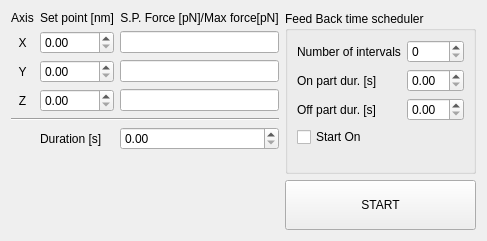
          <widget class="QWidget" name="stdExpPage">
           <attribute name="title">
            <string>Standard experiment</string>
           </attribute>
           <layout class="QHBoxLayout" name="stdExpHor" stretch="3,2">
            <item>
             <layout class="QGridLayout" name="stdExpConfigGrid" rowstretch="1,1,1,1,1,0,0,0" columnstretch="1,2,2">
              <item row="5" column="2">
               <widget class="QDoubleSpinBox" name="stdExpDurNumDbl"/>
              </item>
              <item row="4" column="0" colspan="3">
               <widget class="Line" name="line">
                <property name="orientation">
                 <enum>Qt::Horizontal</enum>
                </property>
               </widget>
              </item>
              <item row="1" column="0">
               <widget class="QLabel" name="stdExpXLab">
                <property name="font">
                 <font>
                  <underline>false</underline>
                 </font>
                </property>
                <property name="text">
                 <string>X</string>
                </property>
                <property name="alignment">
                 <set>Qt::AlignCenter</set>
                </property>
               </widget>
              </item>
              <item row="0" column="1">
               <widget class="QLabel" name="stdExpSetPointLab">
                <property name="text">
                 <string>Set point [nm]</string>
                </property>
                <property name="alignment">
                 <set>Qt::AlignCenter</set>
                </property>
               </widget>
              </item>
              <item row="1" column="1">
               <widget class="QDoubleSpinBox" name="stdExpXSetPntNumDbl"/>
              </item>
              <item row="0" column="0">
               <widget class="QLabel" name="stdExpAxisLab">
                <property name="text">
                 <string>Axis</string>
                </property>
                <property name="alignment">
                 <set>Qt::AlignCenter</set>
                </property>
               </widget>
              </item>
              <item row="3" column="1">
               <widget class="QDoubleSpinBox" name="stdExpZSetPntNumDbl"/>
              </item>
              <item row="3" column="0">
               <widget class="QLabel" name="stdExpZLab">
                <property name="text">
                 <string>Z</string>
                </property>
                <property name="alignment">
                 <set>Qt::AlignCenter</set>
                </property>
               </widget>
              </item>
              <item row="2" column="2">
               <widget class="QLineEdit" name="stdExpYEqForceVsMaxLine"/>
              </item>
              <item row="1" column="2">
               <widget class="QLineEdit" name="stdExpXEqForceVsMaxLine"/>
              </item>
              <item row="2" column="1">
               <widget class="QDoubleSpinBox" name="stdExpYSetPntNumDbl"/>
              </item>
              <item row="0" column="2">
               <widget class="QLabel" name="stdExpEqForceVsMaxLab">
                <property name="text">
                 <string>S.P. Force [pN]/Max force[pN]</string>
                </property>
                <property name="alignment">
                 <set>Qt::AlignCenter</set>
                </property>
               </widget>
              </item>
              <item row="2" column="0">
               <widget class="QLabel" name="stdExpYLab">
                <property name="text">
                 <string>Y</string>
                </property>
                <property name="alignment">
                 <set>Qt::AlignCenter</set>
                </property>
               </widget>
              </item>
              <item row="3" column="2">
               <widget class="QLineEdit" name="stdExpZEqForceVsMaxLine"/>
              </item>
              <item row="5" column="1">
               <widget class="QLabel" name="stdExpDurLab">
                <property name="text">
                 <string>Duration [s]</string>
                </property>
               </widget>
              </item>
              <item row="6" column="1">
               <spacer name="verticalSpacer_6">
                <property name="orientation">
                 <enum>Qt::Vertical</enum>
                </property>
                <property name="sizeHint" stdset="0">
                 <size>
                  <width>20</width>
                  <height>40</height>
                 </size>
                </property>
               </spacer>
              </item>
              <item row="7" column="1">
               <spacer name="verticalSpacer_7">
                <property name="orientation">
                 <enum>Qt::Vertical</enum>
                </property>
                <property name="sizeHint" stdset="0">
                 <size>
                  <width>20</width>
                  <height>40</height>
                 </size>
                </property>
               </spacer>
              </item>
             </layout>
            </item>
            <item>
             <layout class="QVBoxLayout" name="fbSchedVert" stretch="1,1">
              <item>
               <widget class="QGroupBox" name="fbSchedBox">
                <property name="title">
                 <string>Feed Back time scheduler</string>
                </property>
                <layout class="QFormLayout" name="formLayout_12">
                 <property name="fieldGrowthPolicy">
                  <enum>QFormLayout::AllNonFixedFieldsGrow</enum>
                 </property>
                 <item row="0" column="0">
                  <widget class="QLabel" name="fbSchedNumIntLab">
                   <property name="text">
                    <string>Number of intervals</string>
                   </property>
                  </widget>
                 </item>
                 <item row="0" column="1">
                  <widget class="QSpinBox" name="fbSchedNumIntNum"/>
                 </item>
                 <item row="1" column="0">
                  <widget class="QLabel" name="fbSchedOnDurLab">
                   <property name="text">
                    <string>On part dur. [s]</string>
                   </property>
                  </widget>
                 </item>
                 <item row="1" column="1">
                  <widget class="QDoubleSpinBox" name="fbSchedOnDurNumDbl"/>
                 </item>
                 <item row="2" column="0">
                  <widget class="QLabel" name="fbSchedOffDurLab">
                   <property name="text">
                    <string>Off part dur. [s]</string>
                   </property>
                  </widget>
                 </item>
                 <item row="2" column="1">
                  <widget class="QDoubleSpinBox" name="fbSchedOffDurNumDbl"/>
                 </item>
                 <item row="3" column="0">
                  <widget class="QCheckBox" name="fbSchedStartOnCheck">
                   <property name="text">
                    <string>Start On</string>
                   </property>
                   <property name="tristate">
                    <bool>false</bool>
                   </property>
                  </widget>
                 </item>
                </layout>
               </widget>
              </item>
              <item>
               <widget class="QPushButton" name="stdExpStartBtn">
                <property name="sizePolicy">
                 <sizepolicy hsizetype="Minimum" vsizetype="Maximum">
                  <horstretch>0</horstretch>
                  <verstretch>0</verstretch>
                 </sizepolicy>
                </property>
                <property name="minimumSize">
                 <size>
                  <width>0</width>
                  <height>50</height>
                 </size>
                </property>
                <property name="maximumSize">
                 <size>
                  <width>16777215</width>
                  <height>50</height>
                 </size>
                </property>
                <property name="text">
                 <string>START</string>
                </property>
               </widget>
              </item>
             </layout>
            </item>
           </layout>
          </widget>
